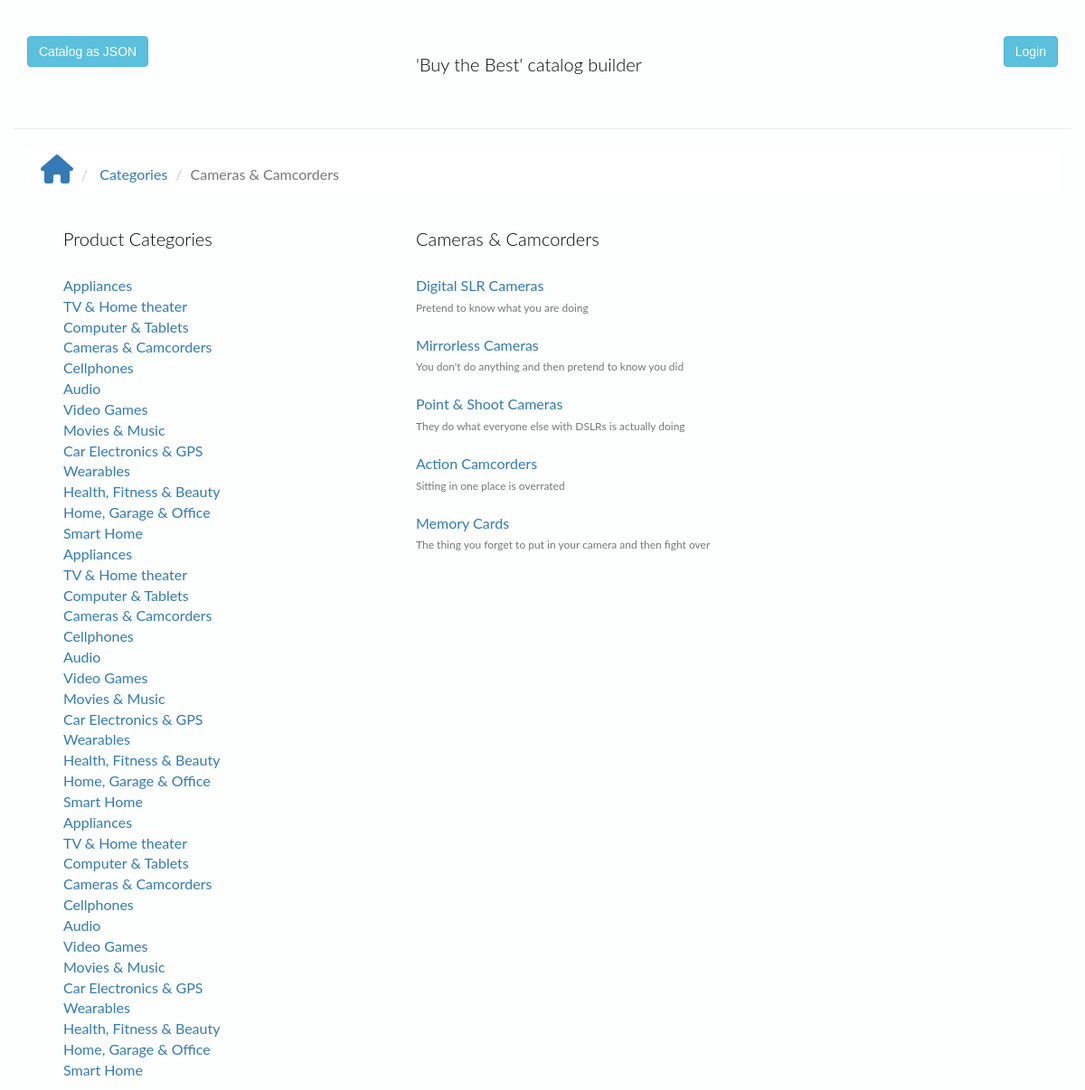
The app's page /category/4/ with its own data.
### database_create.py (models this page shows, shortened)
class Category(Base):
    __tablename__ = 'category'
    id = Column(Integer, primary_key=True)
    name = Column(String(80), nullable=False)

class Product(Base):
    __tablename__ = 'product'
    id = Column(Integer, primary_key=True)
    name = Column(String(250), nullable=False)
    description = Column(String(500))
    image = Column(String(250))
    created_at = Column(TIMESTAMP, nullable=False)
    updated_at = Column(TIMESTAMP)
    category_id = Column(Integer, ForeignKey('category.id'),
                         nullable=False)
    category = relationship(Category)
    user_id = Column(Integer, ForeignKey('user.id'), nullable=False)
    user = relationship(User)

### application.py (the view)
@app.route('/category/<int:category_id>/')
def showCategory(category_id):
    category = session.query(Category).filter_by(id=category_id).one()
    categories = session.query(Category).order_by(asc(Category.id))
    products = session.query(Product).filter_by(category_id=category.id)
    return render_template(
        'categories.html', category=category, products=products,
        categories=categories)

### templates/categories.html (shortened to what this page needs)
{% extends "base.html" %}
{% block content %}
<ol class="breadcrumb">
   <li> <a href="/"><i class="fa fa-home fa-2x"></i></a> </li>
   <li> <a href="/category">Categories</a> </li>
   <li class="active">{{ category.name }} </li>
</ol>
<div class="row">
   <div class="menu">
      <div class ="col-md-4 col-sm-4 col-xs-4 text-left">
         <h3>Product Categories</h3>
         <ul>
            {% for category in categories %}
            <li class="list"> <a href="{{ url_for('showCategory', category_id=category.id) }}">{{ category.name }}</a></li>
            {% endfor %}
         </ul>
      </div>
      <div class="col-md-8 col-sm-6 col-xs-6 text-left">
         <h3 class="text-left">{{ category.name }}</h3>
         <ul>
            {% for p in products %}
            <li class="list"> <a href="{{ url_for('showProduct', category_id=p.category.id, product_id=p.id) }}">{{ p.name }} </a><span class="category text-muted subtitle"><br>{{ p.description}}
               <br>
            </li>
            <br>
            {% endfor %}
         </ul>
      </div>
   </div>
</div>
{% endblock%}

### static/styles.css (style rules this page uses)
body { font-family: sans-serif; background-color: #fcfffe; }
li { font-family: 'Lato', sans-serif; font-size: 16px; color: #3D5A80; list-style-type: none; }
h1, h2, h3 { font-family: 'Lato', sans-serif; font-size: 20px; font-weight: 300; color: #020205; list-style-type: none; padding-left: 40px; padding-bottom: 20px; }
.breadcrumb { background-color: #ffffff; }
.subtitle { font-size: 12px; }

### records on screen
Category: name "Cameras & Camcorders"
Category: name "Appliances"
Category: name "TV & Home theater"
Category: name "Computer & Tablets"
Category: name "Cellphones"
Category: name "Audio"
Category: name "Video Games"
Category: name "Movies & Music"
Category: name "Car Electronics & GPS"
Category: name "Wearables"
Category: name "Health, Fitness & Beauty"
Category: name "Home, Garage & Office"
Category: name "Smart Home"
Category: name "Appliances"
Category: name "TV & Home theater"
Category: name "Computer & Tablets"
Category: name "Cameras & Camcorders"
Category: name "Cellphones"
Category: name "Audio"
Category: name "Video Games"
Category: name "Movies & Music"
Category: name "Car Electronics & GPS"
Category: name "Wearables"
Category: name "Health, Fitness & Beauty"
Category: name "Home, Garage & Office"
Category: name "Smart Home"
Category: name "Appliances"
Category: name "TV & Home theater"
Category: name "Computer & Tablets"
Category: name "Cameras & Camcorders"
Category: name "Cellphones"
Category: name "Audio"
Category: name "Video Games"
Category: name "Movies & Music"
Category: name "Car Electronics & GPS"
Category: name "Wearables"
Category: name "Health, Fitness & Beauty"
Category: name "Home, Garage & Office"
Category: name "Smart Home"
Product: name "Digital SLR Cameras", description "Pretend to know what you are doing"
Product: name "Mirrorless Cameras", description "You don't do anything and then pretend to know you did"
Product: name "Point & Shoot Cameras", description "They do what everyone else with DSLRs is actually doing"
Product: name "Action Camcorders", description "Sitting in one place is overrated"
Product: name "Memory Cards", description "The thing you forget to put in your camera and then fight over"
